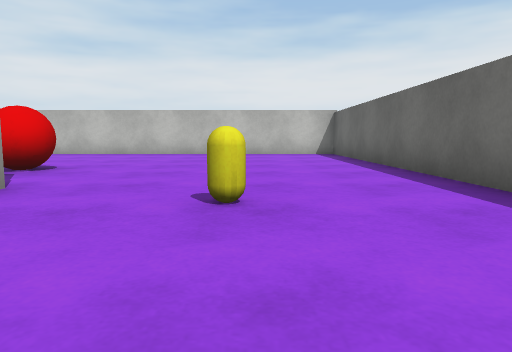
View 1 (above)

24 first-person views from a walk through a 3-D level made in the Unity game engine. The camera is 0.51 m above the floor, tilts 6° down and sees 70° across. The floor is counted in squares, 1 m on a side. Each view is taken from the middle of a square. On the plan, view 1 faces up. The plan holds only what a view shows up to about 9 squares ahead; the rest is blank. The place goes on beyond the plan. The player character is not drawn. Surface patterns are stand-ins for the level's own textures.

View 2
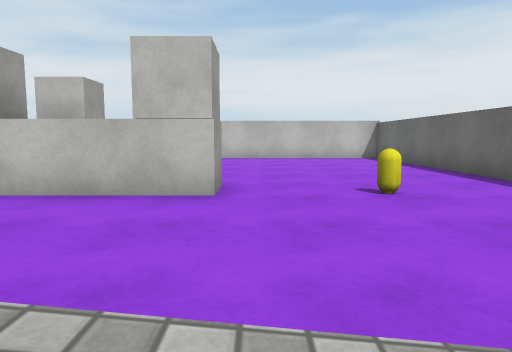

View 3
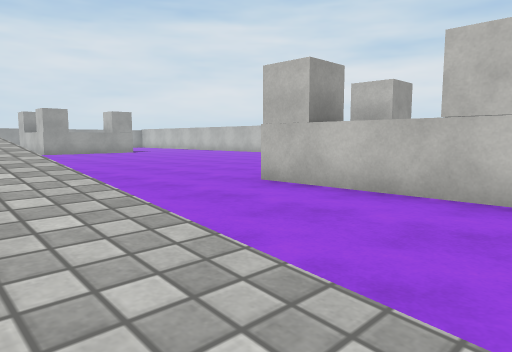

View 4
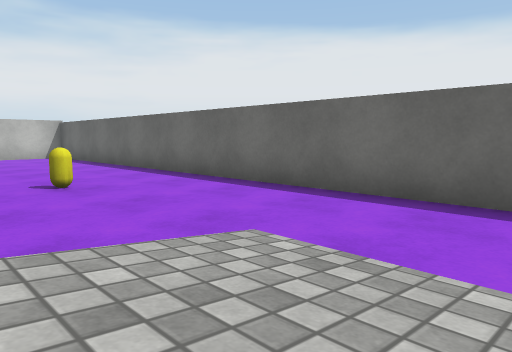

View 5
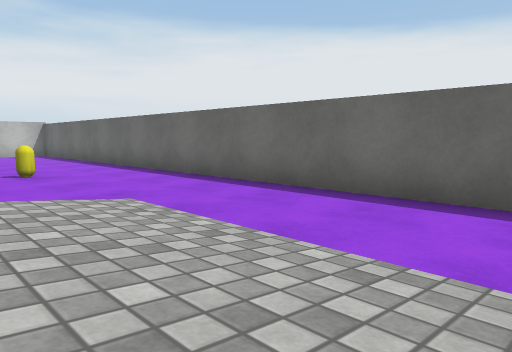

View 6
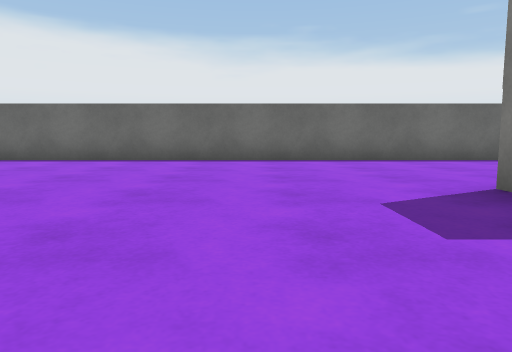

View 7
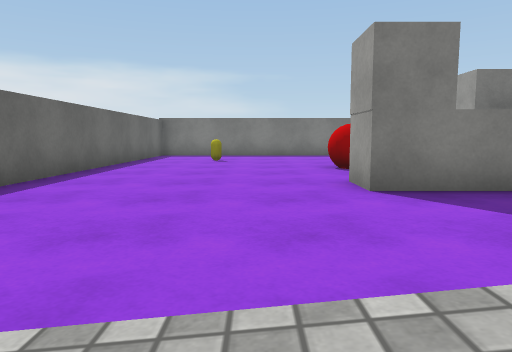

View 8
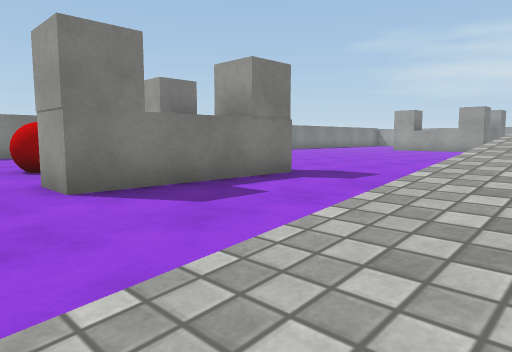

View 9
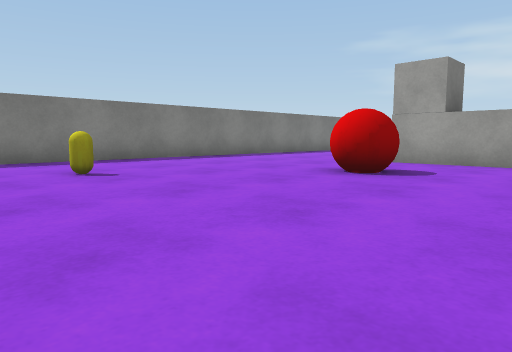

View 10
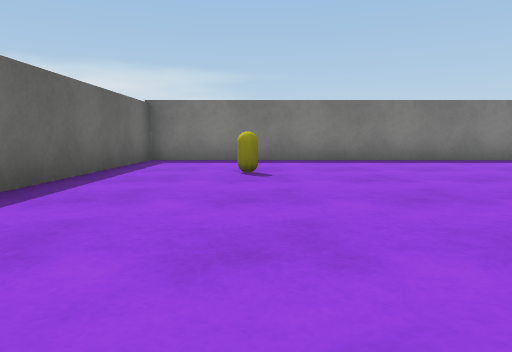

View 11
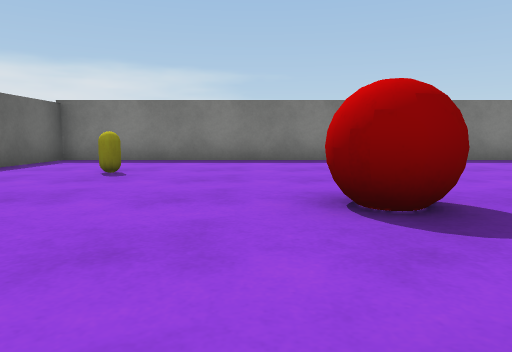

View 12
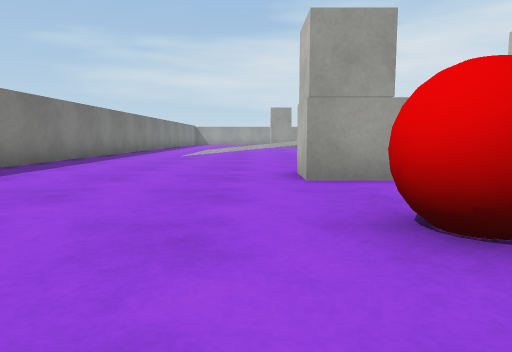

View 13
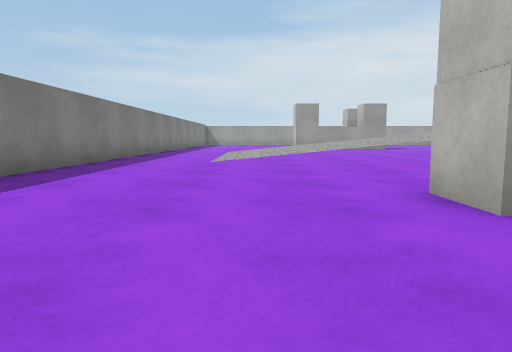

View 14
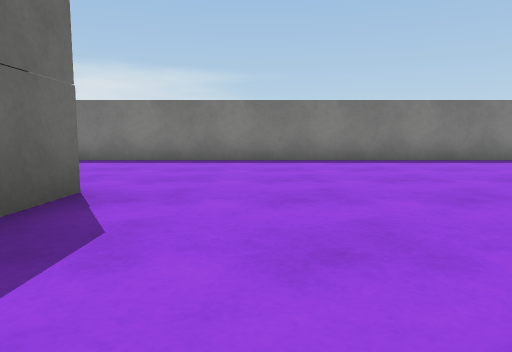

View 15
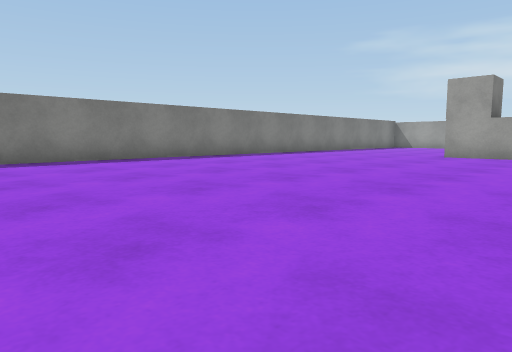

View 16
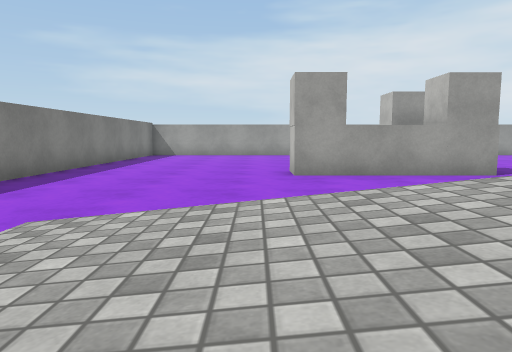

View 17
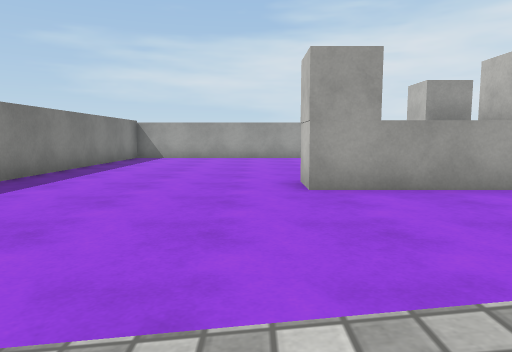

View 18
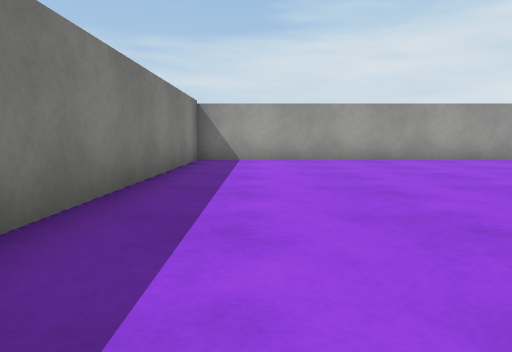

View 19
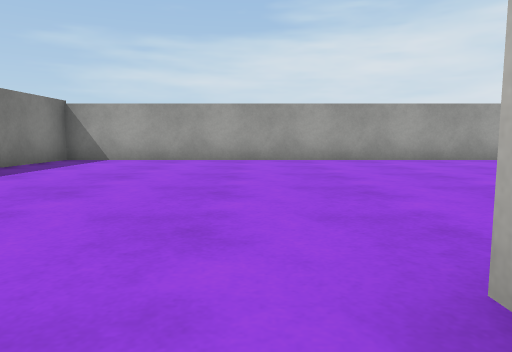

View 20
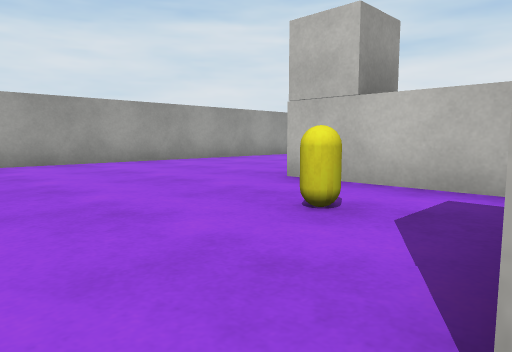

View 21
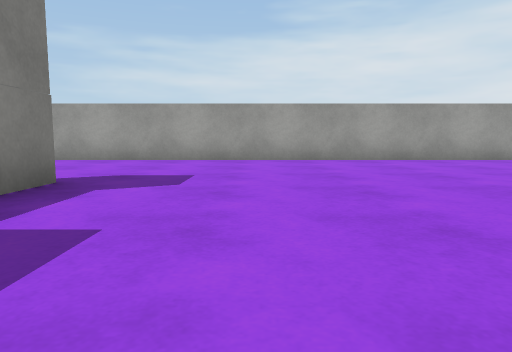

View 22
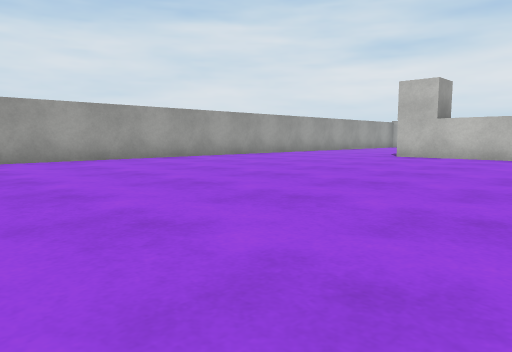

View 23
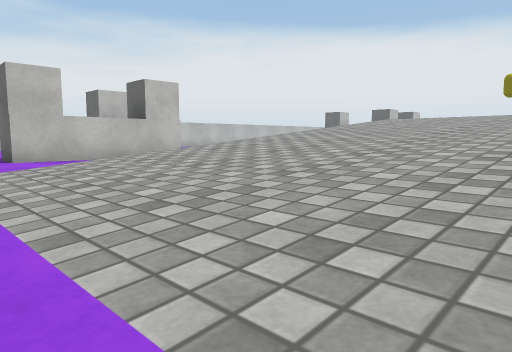

View 24
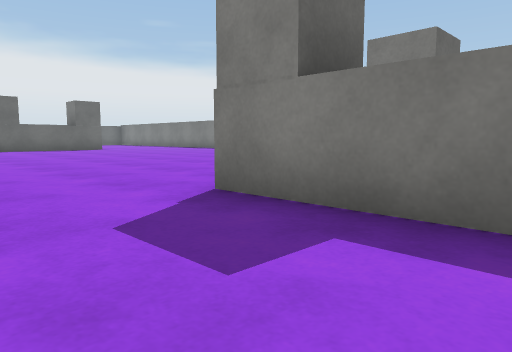

### Floor plan
Key: @ floor where view 1 was taken; # wall or solid block; . main floor; : floor 0.8 m higher than the main floor; / step, stairs or slope; = window, fence, low wall or low ledge; v drop or lower ground; B red ball; A barrier; C yellow capsule.
Columns run from 28 left of view 1 to 3 right of it. Each row starts with its distance up from view 1.
  9                         .......#
  8                         .......#
  7                         .......#
  6                         B......#
  5                         .......#
  4                    .. A  ......#
  3      AAA           ...AAAA..C..#
  2     ....           ............#
  1     .....          ............#
  0     .....           ........@..#
 -1 #. ./=##             #####=//..#
 -2 #...///////:.          //////..#
 -3 #...///////:.             ///..#
 -4 #...///////:.             ///..#
 -5 #...///////             /////..#
 -6 #...//////            ///////..#
 -7 #.........            .........#
 -8 #............     :............#
 -9 #............v    /............#
-10 #....AAAAA...v    /...AAAA.....#
-11 #....... A...v  ///...A........#
-12 #.....C.AA...v/ ///...A........#
-13 #.......AA...v/////...A..B.....#
-14 #............=/////............#
-15 #............//////.........C..#
-16 #..............................#
-17 #............ .................#
-18 #...........  .................#
-19 ###########   ##################

Positions as (right, up) in squares from view 1, and headings:
1: (0, 0), facing up
2: (-2, -2), facing up
3: (-2, -2), facing up-left
4: (-2, -3), facing up-right
5: (-2, -5), facing up-right
6: (-6, -7), facing right
7: (-1, -5), facing down
8: (-1, -5), facing down-left
9: (2, -10), facing down-left
10: (0, -10), facing down
11: (-2, -10), facing down
12: (-1, -14), facing left
13: (-3, -15), facing left
14: (-8, -10), facing down
15: (-9, -10), facing down-left
16: (-12, -14), facing left
17: (-14, -14), facing left
18: (-19, -17), facing left
19: (-19, -14), facing left
20: (-20, -14), facing up-left
21: (-19, -7), facing left
22: (-19, -7), facing up-left
23: (-25, -6), facing up-right
24: (-22, -7), facing down-right
